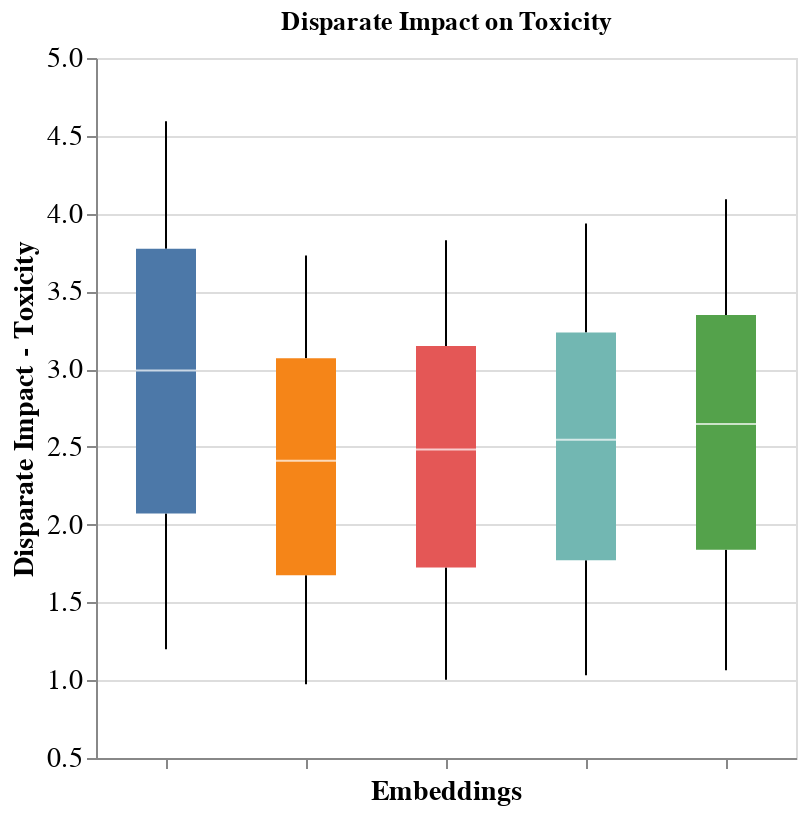
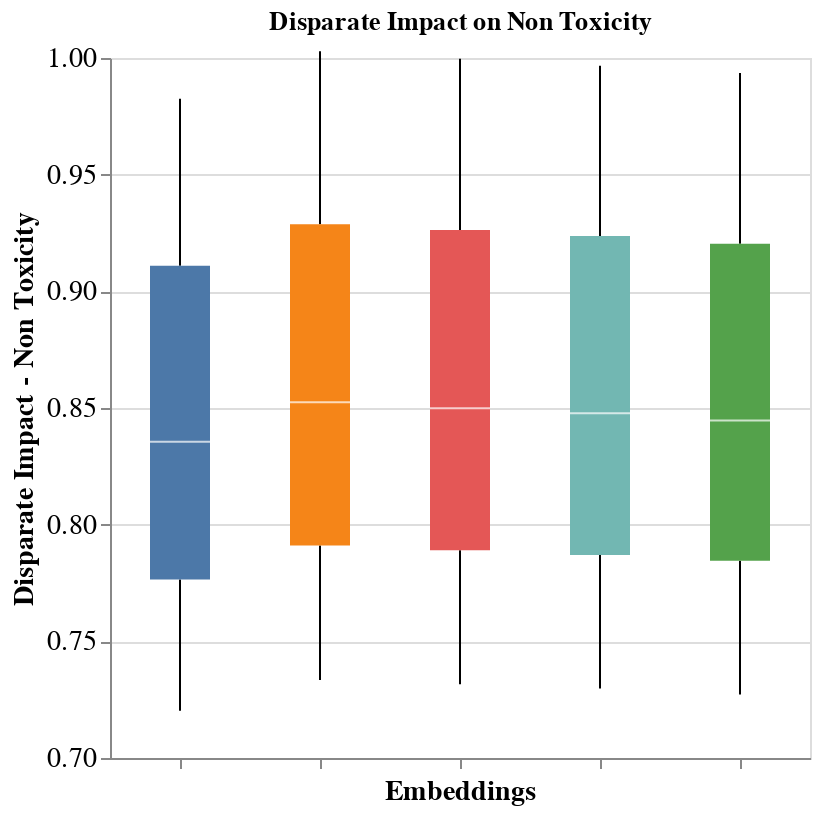

The notebook cell saved with these charts, in order:
### Markdown cell above
### Disparate Impact

### Code cell
display(plot_on_emb(report_e1, 'Disparate Impact - Toxicity', [0.5, 5.0], 'Disparate Impact on Toxicity'))
display(plot_on_emb(report_e0, 'Disparate Impact - Non Toxicity', [0.70, 1], 'Disparate Impact on Non Toxicity'))

### Figure 1 — Vega-Lite specification as saved in the notebook (floating-point values rounded to 4 significant figures)
{"config": {"view": {"continuousWidth": 400, "continuousHeight": 300}, "axis": {"labelFontSize": 14, "titleFontSize": 14}}, "data": {"name": "data-c0c549b1f96115f93d8a6da3338d21a7"}, "mark": {"type": "boxplot", "size": 30}, "encoding": {"color": {"type": "nominal", "field": "Embeddings", "legend": null}, "x": {"type": "ordinal", "axis": {"labels": false}, "field": "Embeddings"}, "y": {"type": "quantitative", "field": "Disparate Impact - Toxicity", "scale": {"domain": [0.5, 5.0]}}}, "height": 350, "title": "Disparate Impact on Toxicity", "width": 350, "$schema": "https://vega.github.io/schema/vega-lite/v4.8.1.json", "datasets": {"data-c0c549b1f96115f93d8a6da3338d21a7": [{"Identity": "male", "Embeddings": "FastText", "Disparate Impact - Toxicity": 1.708}, {"Identity": "male", "Embeddings": "GloVe", "Disparate Impact - Toxicity": 1.752}, {"Identity": "male", "Embeddings": "ConceptNet", "Disparate Impact - Toxicity": 2.116}, {"Identity": "male", "Embeddings": "Keras Embeddings", "Disparate Impact - Toxicity": 1.804}, {"Identity": "male", "Embeddings": "Meta (FT+GV+CN)", "Disparate Impact - Toxicity": 1.874}, {"Identity": "female", "Embeddings": "FastText", "Disparate Impact - Toxicity": 1.48}, {"Identity": "female", "Embeddings": "GloVe", "Disparate Impact - Toxicity": 1.524}, {"Identity": "female", "Embeddings": "ConceptNet", "Disparate Impact - Toxicity": 1.828}, {"Identity": "female", "Embeddings": "Keras Embeddings", "Disparate Impact - Toxicity": 1.568}, {"Identity": "female", "Embeddings": "Meta (FT+GV+CN)", "Disparate Impact - Toxicity": 1.618}, {"Identity": "homosexual_gay_or_lesbian", "Embeddings": "FastText", "Disparate Impact - Toxicity": 3.07}, {"Identity": "homosexual_gay_or_lesbian", "Embeddings": "GloVe", "Disparate Impact - Toxicity": 3.149}, {"Identity": "homosexual_gay_or_lesbian", "Embeddings": "ConceptNet", "Disparate Impact - Toxicity": 3.774}, {"Identity": "homosexual_gay_or_lesbian", "Embeddings": "Keras Embeddings", "Disparate Impact - Toxicity": 3.235}, {"Identity": "homosexual_gay_or_lesbian", "Embeddings": "Meta (FT+GV+CN)", "Disparate Impact - Toxicity": 3.348}, {"Identity": "christian", "Embeddings": "FastText", "Disparate Impact - Toxicity": 0.9742}, {"Identity": "christian", "Embeddings": "GloVe", "Disparate Impact - Toxicity": 1.003}, {"Identity": "christian", "Embeddings": "ConceptNet", "Disparate Impact - Toxicity": 1.199}, {"Identity": "christian", "Embeddings": "Keras Embeddings", "Disparate Impact - Toxicity": 1.033}, {"Identity": "christian", "Embeddings": "Meta (FT+GV+CN)", "Disparate Impact - Toxicity": 1.064}, {"Identity": "jewish", "Embeddings": "FastText", "Disparate Impact - Toxicity": 1.675}, {"Identity": "jewish", "Embeddings": "GloVe", "Disparate Impact - Toxicity": 1.725}, {"Identity": "jewish", "Embeddings": "ConceptNet", "Disparate Impact - Toxicity": 2.072}, {"Identity": "jewish", "Embeddings": "Keras Embeddings", "Disparate Impact - Toxicity": 1.771}, {"Identity": "jewish", "Embeddings": "Meta (FT+GV+CN)", "Disparate Impact - Toxicity": 1.838}, {"Identity": "muslim", "Embeddings": "FastText", "Disparate Impact - Toxicity": 2.526}, {"Identity": "muslim", "Embeddings": "GloVe", "Disparate Impact - Toxicity": 2.592}, {"Identity": "muslim", "Embeddings": "ConceptNet", "Disparate Impact - Toxicity": 3.118}, {"Identity": "muslim", "Embeddings": "Keras Embeddings", "Disparate Impact - Toxicity": 2.678}, {"Identity": "muslim", "Embeddings": "Meta (FT+GV+CN)", "Disparate Impact - Toxicity": 2.767}, {"Identity": "black", "Embeddings": "FastText", "Disparate Impact - Toxicity": 3.73}, {"Identity": "black", "Embeddings": "GloVe", "Disparate Impact - Toxicity": 3.828}, {"Identity": "black", "Embeddings": "ConceptNet", "Disparate Impact - Toxicity": 4.594}, {"Identity": "black", "Embeddings": "Keras Embeddings", "Disparate Impact - Toxicity": 3.936}, {"Identity": "black", "Embeddings": "Meta (FT+GV+CN)", "Disparate Impact - Toxicity": 4.092}, {"Identity": "white", "Embeddings": "FastText", "Disparate Impact - Toxicity": 3.277}, {"Identity": "white", "Embeddings": "GloVe", "Disparate Impact - Toxicity": 3.359}, {"Identity": "white", "Embeddings": "ConceptNet", "Disparate Impact - Toxicity": 4.013}, {"Identity": "white", "Embeddings": "Keras Embeddings", "Disparate Impact - Toxicity": 3.446}, {"Identity": "white", "Embeddings": "Meta (FT+GV+CN)", "Disparate Impact - Toxicity": 3.598}, {"Identity": "psychiatric_or_mental_illness", "Embeddings": "FastText", "Disparate Impact - Toxicity": 2.411}, {"Identity": "psychiatric_or_mental_illness", "Embeddings": "GloVe", "Disparate Impact - Toxicity": 2.483}, {"Identity": "psychiatric_or_mental_illness", "Embeddings": "ConceptNet", "Disparate Impact - Toxicity": 2.992}, {"Identity": "psychiatric_or_mental_illness", "Embeddings": "Keras Embeddings", "Disparate Impact - Toxicity": 2.546}, {"Identity": "psychiatric_or_mental_illness", "Embeddings": "Meta (FT+GV+CN)", "Disparate Impact - Toxicity": 2.647}]}}

### Figure 2 — Vega-Lite specification as saved in the notebook (floating-point values rounded to 4 significant figures)
{"config": {"view": {"continuousWidth": 400, "continuousHeight": 300}, "axis": {"labelFontSize": 14, "titleFontSize": 14}}, "data": {"name": "data-01e3c972416abd51078d65d6bb969ecb"}, "mark": {"type": "boxplot", "size": 30}, "encoding": {"color": {"type": "nominal", "field": "Embeddings", "legend": null}, "x": {"type": "ordinal", "axis": {"labels": false}, "field": "Embeddings"}, "y": {"type": "quantitative", "field": "Disparate Impact - Non Toxicity", "scale": {"domain": [0.7, 1]}}}, "height": 350, "title": "Disparate Impact on Non Toxicity", "width": 350, "$schema": "https://vega.github.io/schema/vega-lite/v4.8.1.json", "datasets": {"data-01e3c972416abd51078d65d6bb969ecb": [{"Identity": "male", "Embeddings": "FastText", "Disparate Impact - Non Toxicity": 0.9286}, {"Identity": "male", "Embeddings": "GloVe", "Disparate Impact - Non Toxicity": 0.9263}, {"Identity": "male", "Embeddings": "ConceptNet", "Disparate Impact - Non Toxicity": 0.9109}, {"Identity": "male", "Embeddings": "Keras Embeddings", "Disparate Impact - Non Toxicity": 0.9237}, {"Identity": "male", "Embeddings": "Meta (FT+GV+CN)", "Disparate Impact - Non Toxicity": 0.9204}, {"Identity": "female", "Embeddings": "FastText", "Disparate Impact - Non Toxicity": 0.9506}, {"Identity": "female", "Embeddings": "GloVe", "Disparate Impact - Non Toxicity": 0.9477}, {"Identity": "female", "Embeddings": "ConceptNet", "Disparate Impact - Non Toxicity": 0.9323}, {"Identity": "female", "Embeddings": "Keras Embeddings", "Disparate Impact - Non Toxicity": 0.9451}, {"Identity": "female", "Embeddings": "Meta (FT+GV+CN)", "Disparate Impact - Non Toxicity": 0.9423}, {"Identity": "homosexual_gay_or_lesbian", "Embeddings": "FastText", "Disparate Impact - Non Toxicity": 0.7911}, {"Identity": "homosexual_gay_or_lesbian", "Embeddings": "GloVe", "Disparate Impact - Non Toxicity": 0.7891}, {"Identity": "homosexual_gay_or_lesbian", "Embeddings": "ConceptNet", "Disparate Impact - Non Toxicity": 0.7764}, {"Identity": "homosexual_gay_or_lesbian", "Embeddings": "Keras Embeddings", "Disparate Impact - Non Toxicity": 0.787}, {"Identity": "homosexual_gay_or_lesbian", "Embeddings": "Meta (FT+GV+CN)", "Disparate Impact - Non Toxicity": 0.7845}, {"Identity": "christian", "Embeddings": "FastText", "Disparate Impact - Non Toxicity": 1.003}, {"Identity": "christian", "Embeddings": "GloVe", "Disparate Impact - Non Toxicity": 0.9997}, {"Identity": "christian", "Embeddings": "ConceptNet", "Disparate Impact - Non Toxicity": 0.9825}, {"Identity": "christian", "Embeddings": "Keras Embeddings", "Disparate Impact - Non Toxicity": 0.9966}, {"Identity": "christian", "Embeddings": "Meta (FT+GV+CN)", "Disparate Impact - Non Toxicity": 0.9936}, {"Identity": "jewish", "Embeddings": "FastText", "Disparate Impact - Non Toxicity": 0.9288}, {"Identity": "jewish", "Embeddings": "GloVe", "Disparate Impact - Non Toxicity": 0.9259}, {"Identity": "jewish", "Embeddings": "ConceptNet", "Disparate Impact - Non Toxicity": 0.9104}, {"Identity": "jewish", "Embeddings": "Keras Embeddings", "Disparate Impact - Non Toxicity": 0.9235}, {"Identity": "jewish", "Embeddings": "Meta (FT+GV+CN)", "Disparate Impact - Non Toxicity": 0.9202}, {"Identity": "muslim", "Embeddings": "FastText", "Disparate Impact - Non Toxicity": 0.8473}, {"Identity": "muslim", "Embeddings": "GloVe", "Disparate Impact - Non Toxicity": 0.8451}, {"Identity": "muslim", "Embeddings": "ConceptNet", "Disparate Impact - Non Toxicity": 0.8315}, {"Identity": "muslim", "Embeddings": "Keras Embeddings", "Disparate Impact - Non Toxicity": 0.8425}, {"Identity": "muslim", "Embeddings": "Meta (FT+GV+CN)", "Disparate Impact - Non Toxicity": 0.84}, {"Identity": "black", "Embeddings": "FastText", "Disparate Impact - Non Toxicity": 0.7335}, {"Identity": "black", "Embeddings": "GloVe", "Disparate Impact - Non Toxicity": 0.7317}, {"Identity": "black", "Embeddings": "ConceptNet", "Disparate Impact - Non Toxicity": 0.7203}, {"Identity": "black", "Embeddings": "Keras Embeddings", "Disparate Impact - Non Toxicity": 0.7298}, {"Identity": "black", "Embeddings": "Meta (FT+GV+CN)", "Disparate Impact - Non Toxicity": 0.7272}, {"Identity": "white", "Embeddings": "FastText", "Disparate Impact - Non Toxicity": 0.7852}, {"Identity": "white", "Embeddings": "GloVe", "Disparate Impact - Non Toxicity": 0.7833}, {"Identity": "white", "Embeddings": "ConceptNet", "Disparate Impact - Non Toxicity": 0.7718}, {"Identity": "white", "Embeddings": "Keras Embeddings", "Disparate Impact - Non Toxicity": 0.7815}, {"Identity": "white", "Embeddings": "Meta (FT+GV+CN)", "Disparate Impact - Non Toxicity": 0.7786}, {"Identity": "psychiatric_or_mental_illness", "Embeddings": "FastText", "Disparate Impact - Non Toxicity": 0.8525}, {"Identity": "psychiatric_or_mental_illness", "Embeddings": "GloVe", "Disparate Impact - Non Toxicity": 0.8499}, {"Identity": "psychiatric_or_mental_illness", "Embeddings": "ConceptNet", "Disparate Impact - Non Toxicity": 0.8355}, {"Identity": "psychiatric_or_mental_illness", "Embeddings": "Keras Embeddings", "Disparate Impact - Non Toxicity": 0.8478}, {"Identity": "psychiatric_or_mental_illness", "Embeddings": "Meta (FT+GV+CN)", "Disparate Impact - Non Toxicity": 0.8446}]}}
